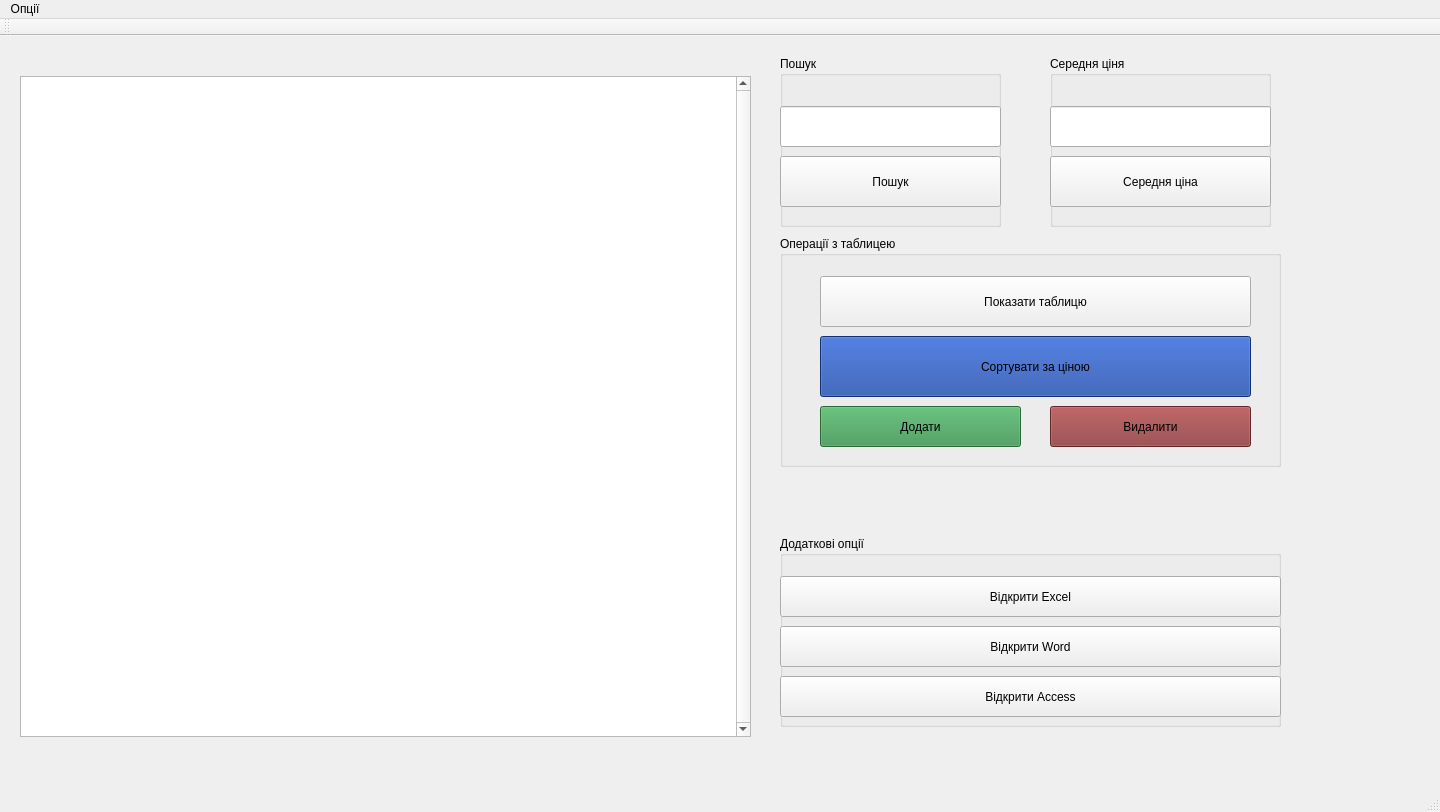
<?xml version="1.0" encoding="UTF-8"?>
<ui version="4.0">
 <class>MainWindow</class>
 <widget class="QMainWindow" name="MainWindow">
  <property name="geometry">
   <rect>
    <x>0</x>
    <y>0</y>
    <width>1440</width>
    <height>812</height>
   </rect>
  </property>
  <property name="windowTitle">
   <string>MainWindow</string>
  </property>
  <widget class="QWidget" name="centralwidget">
   <widget class="QGroupBox" name="Average_2">
    <property name="geometry">
     <rect>
      <x>1050</x>
      <y>20</y>
      <width>221</width>
      <height>171</height>
     </rect>
    </property>
    <property name="title">
     <string>Середня ціня</string>
    </property>
    <widget class="QLineEdit" name="lineEdit">
     <property name="geometry">
      <rect>
       <x>0</x>
       <y>50</y>
       <width>221</width>
       <height>41</height>
      </rect>
     </property>
     <property name="readOnly">
      <bool>true</bool>
     </property>
    </widget>
    <widget class="QPushButton" name="Average">
     <property name="geometry">
      <rect>
       <x>0</x>
       <y>100</y>
       <width>221</width>
       <height>51</height>
      </rect>
     </property>
     <property name="text">
      <string>Середня ціна</string>
     </property>
    </widget>
   </widget>
   <widget class="QGroupBox" name="groupBox_2">
    <property name="geometry">
     <rect>
      <x>780</x>
      <y>500</y>
      <width>501</width>
      <height>191</height>
     </rect>
    </property>
    <property name="title">
     <string>Додаткові опції</string>
    </property>
    <widget class="QPushButton" name="OpenExcel">
     <property name="geometry">
      <rect>
       <x>0</x>
       <y>40</y>
       <width>501</width>
       <height>41</height>
      </rect>
     </property>
     <property name="text">
      <string>Відкрити Excel</string>
     </property>
    </widget>
    <widget class="QPushButton" name="OpenWord">
     <property name="geometry">
      <rect>
       <x>0</x>
       <y>90</y>
       <width>501</width>
       <height>41</height>
      </rect>
     </property>
     <property name="text">
      <string>Відкрити Word</string>
     </property>
    </widget>
    <widget class="QPushButton" name="OpenAccess">
     <property name="geometry">
      <rect>
       <x>0</x>
       <y>140</y>
       <width>501</width>
       <height>41</height>
      </rect>
     </property>
     <property name="text">
      <string>Відкрити Access</string>
     </property>
    </widget>
   </widget>
   <widget class="QTableView" name="tableView">
    <property name="geometry">
     <rect>
      <x>20</x>
      <y>40</y>
      <width>731</width>
      <height>661</height>
     </rect>
    </property>
    <property name="contextMenuPolicy">
     <enum>Qt::DefaultContextMenu</enum>
    </property>
    <property name="verticalScrollBarPolicy">
     <enum>Qt::ScrollBarAlwaysOn</enum>
    </property>
    <property name="sortingEnabled">
     <bool>false</bool>
    </property>
   </widget>
   <widget class="QGroupBox" name="Operations">
    <property name="geometry">
     <rect>
      <x>780</x>
      <y>200</y>
      <width>501</width>
      <height>231</height>
     </rect>
    </property>
    <property name="title">
     <string>Операції з таблицею</string>
    </property>
    <widget class="QPushButton" name="Add">
     <property name="geometry">
      <rect>
       <x>40</x>
       <y>170</y>
       <width>201</width>
       <height>41</height>
      </rect>
     </property>
     <property name="palette">
      <palette>
       <active>
        <colorrole role="WindowText">
         <brush brushstyle="SolidPattern">
          <color alpha="255">
           <red>0</red>
           <green>0</green>
           <blue>0</blue>
          </color>
         </brush>
        </colorrole>
        <colorrole role="Button">
         <brush brushstyle="SolidPattern">
          <color alpha="255">
           <red>57</red>
           <green>147</green>
           <blue>78</blue>
          </color>
         </brush>
        </colorrole>
        <colorrole role="Light">
         <brush brushstyle="SolidPattern">
          <color alpha="255">
           <red>86</red>
           <green>220</green>
           <blue>117</blue>
          </color>
         </brush>
        </colorrole>
        <colorrole role="Midlight">
         <brush brushstyle="SolidPattern">
          <color alpha="255">
           <red>71</red>
           <green>183</green>
           <blue>97</blue>
          </color>
         </brush>
        </colorrole>
        <colorrole role="Dark">
         <brush brushstyle="SolidPattern">
          <color alpha="255">
           <red>28</red>
           <green>73</green>
           <blue>39</blue>
          </color>
         </brush>
        </colorrole>
        <colorrole role="Mid">
         <brush brushstyle="SolidPattern">
          <color alpha="255">
           <red>38</red>
           <green>98</green>
           <blue>52</blue>
          </color>
         </brush>
        </colorrole>
        <colorrole role="Text">
         <brush brushstyle="SolidPattern">
          <color alpha="255">
           <red>0</red>
           <green>0</green>
           <blue>0</blue>
          </color>
         </brush>
        </colorrole>
        <colorrole role="BrightText">
         <brush brushstyle="SolidPattern">
          <color alpha="255">
           <red>255</red>
           <green>255</green>
           <blue>255</blue>
          </color>
         </brush>
        </colorrole>
        <colorrole role="ButtonText">
         <brush brushstyle="SolidPattern">
          <color alpha="255">
           <red>0</red>
           <green>0</green>
           <blue>0</blue>
          </color>
         </brush>
        </colorrole>
        <colorrole role="Base">
         <brush brushstyle="SolidPattern">
          <color alpha="255">
           <red>255</red>
           <green>255</green>
           <blue>255</blue>
          </color>
         </brush>
        </colorrole>
        <colorrole role="Window">
         <brush brushstyle="SolidPattern">
          <color alpha="255">
           <red>57</red>
           <green>147</green>
           <blue>78</blue>
          </color>
         </brush>
        </colorrole>
        <colorrole role="Shadow">
         <brush brushstyle="SolidPattern">
          <color alpha="255">
           <red>0</red>
           <green>0</green>
           <blue>0</blue>
          </color>
         </brush>
        </colorrole>
        <colorrole role="AlternateBase">
         <brush brushstyle="SolidPattern">
          <color alpha="255">
           <red>156</red>
           <green>201</green>
           <blue>166</blue>
          </color>
         </brush>
        </colorrole>
        <colorrole role="ToolTipBase">
         <brush brushstyle="SolidPattern">
          <color alpha="255">
           <red>255</red>
           <green>255</green>
           <blue>220</blue>
          </color>
         </brush>
        </colorrole>
        <colorrole role="ToolTipText">
         <brush brushstyle="SolidPattern">
          <color alpha="255">
           <red>0</red>
           <green>0</green>
           <blue>0</blue>
          </color>
         </brush>
        </colorrole>
        <colorrole role="PlaceholderText">
         <brush brushstyle="SolidPattern">
          <color alpha="127">
           <red>0</red>
           <green>0</green>
           <blue>0</blue>
          </color>
         </brush>
        </colorrole>
        <colorrole role="Accent">
         <brush brushstyle="SolidPattern">
          <color alpha="255">
           <red>255</red>
           <green>255</green>
           <blue>255</blue>
          </color>
         </brush>
        </colorrole>
       </active>
       <inactive>
        <colorrole role="WindowText">
         <brush brushstyle="SolidPattern">
          <color alpha="255">
           <red>0</red>
           <green>0</green>
           <blue>0</blue>
          </color>
         </brush>
        </colorrole>
        <colorrole role="Button">
         <brush brushstyle="SolidPattern">
          <color alpha="255">
           <red>57</red>
           <green>147</green>
           <blue>78</blue>
          </color>
         </brush>
        </colorrole>
        <colorrole role="Light">
         <brush brushstyle="SolidPattern">
          <color alpha="255">
           <red>86</red>
           <green>220</green>
           <blue>117</blue>
          </color>
         </brush>
        </colorrole>
        <colorrole role="Midlight">
         <brush brushstyle="SolidPattern">
          <color alpha="255">
           <red>71</red>
           <green>183</green>
           <blue>97</blue>
          </color>
         </brush>
        </colorrole>
        <colorrole role="Dark">
         <brush brushstyle="SolidPattern">
          <color alpha="255">
           <red>28</red>
           <green>73</green>
           <blue>39</blue>
          </color>
         </brush>
        </colorrole>
        <colorrole role="Mid">
         <brush brushstyle="SolidPattern">
          <color alpha="255">
           <red>38</red>
           <green>98</green>
           <blue>52</blue>
          </color>
         </brush>
        </colorrole>
        <colorrole role="Text">
         <brush brushstyle="SolidPattern">
          <color alpha="255">
           <red>0</red>
           <green>0</green>
           <blue>0</blue>
          </color>
         </brush>
        </colorrole>
        <colorrole role="BrightText">
         <brush brushstyle="SolidPattern">
          <color alpha="255">
           <red>255</red>
           <green>255</green>
           <blue>255</blue>
          </color>
         </brush>
        </colorrole>
        <colorrole role="ButtonText">
         <brush brushstyle="SolidPattern">
          <color alpha="255">
           <red>0</red>
           <green>0</green>
           <blue>0</blue>
          </color>
         </brush>
        </colorrole>
        <colorrole role="Base">
         <brush brushstyle="SolidPattern">
          <color alpha="255">
           <red>255</red>
           <green>255</green>
           <blue>255</blue>
          </color>
         </brush>
        </colorrole>
        <colorrole role="Window">
         <brush brushstyle="SolidPattern">
          <color alpha="255">
           <red>57</red>
           <green>147</green>
           <blue>78</blue>
          </color>
         </brush>
        </colorrole>
        <colorrole role="Shadow">
         <brush brushstyle="SolidPattern">
          <color alpha="255">
           <red>0</red>
           <green>0</green>
           <blue>0</blue>
          </color>
         </brush>
        </colorrole>
        <colorrole role="AlternateBase">
         <brush brushstyle="SolidPattern">
          <color alpha="255">
           <red>156</red>
           <green>201</green>
           <blue>166</blue>
          </color>
         </brush>
        </colorrole>
        <colorrole role="ToolTipBase">
         <brush brushstyle="SolidPattern">
          <color alpha="255">
           <red>255</red>
           <green>255</green>
           <blue>220</blue>
          </color>
         </brush>
        </colorrole>
        <colorrole role="ToolTipText">
         <brush brushstyle="SolidPattern">
          <color alpha="255">
           <red>0</red>
           <green>0</green>
           <blue>0</blue>
          </color>
         </brush>
        </colorrole>
        <colorrole role="PlaceholderText">
         <brush brushstyle="SolidPattern">
          <color alpha="127">
           <red>0</red>
           <green>0</green>
           <blue>0</blue>
          </color>
         </brush>
        </colorrole>
        <colorrole role="Accent">
         <brush brushstyle="SolidPattern">
          <color alpha="255">
           <red>255</red>
           <green>255</green>
           <blue>255</blue>
          </color>
         </brush>
        </colorrole>
       </inactive>
       <disabled>
        <colorrole role="WindowText">
         <brush brushstyle="SolidPattern">
          <color alpha="255">
           <red>28</red>
           <green>73</green>
           <blue>39</blue>
          </color>
         </brush>
        </colorrole>
        <colorrole role="Button">
         <brush brushstyle="SolidPattern">
          <color alpha="255">
           <red>57</red>
           <green>147</green>
           <blue>78</blue>
          </color>
         </brush>
        </colorrole>
        <colorrole role="Light">
         <brush brushstyle="SolidPattern">
          <color alpha="255">
           <red>86</red>
           <green>220</green>
           <blue>117</blue>
          </color>
         </brush>
        </colorrole>
        <colorrole role="Midlight">
         <brush brushstyle="SolidPattern">
          <color alpha="255">
           <red>71</red>
           <green>183</green>
           <blue>97</blue>
          </color>
         </brush>
        </colorrole>
        <colorrole role="Dark">
         <brush brushstyle="SolidPattern">
          <color alpha="255">
           <red>28</red>
           <green>73</green>
           <blue>39</blue>
          </color>
         </brush>
        </colorrole>
        <colorrole role="Mid">
         <brush brushstyle="SolidPattern">
          <color alpha="255">
           <red>38</red>
           <green>98</green>
           <blue>52</blue>
          </color>
         </brush>
        </colorrole>
        <colorrole role="Text">
         <brush brushstyle="SolidPattern">
          <color alpha="255">
           <red>28</red>
           <green>73</green>
           <blue>39</blue>
          </color>
         </brush>
        </colorrole>
        <colorrole role="BrightText">
         <brush brushstyle="SolidPattern">
          <color alpha="255">
           <red>255</red>
           <green>255</green>
           <blue>255</blue>
          </color>
         </brush>
        </colorrole>
        <colorrole role="ButtonText">
         <brush brushstyle="SolidPattern">
          <color alpha="255">
           <red>28</red>
           <green>73</green>
           <blue>39</blue>
          </color>
         </brush>
        </colorrole>
        <colorrole role="Base">
         <brush brushstyle="SolidPattern">
          <color alpha="255">
           <red>57</red>
           <green>147</green>
           <blue>78</blue>
          </color>
         </brush>
        </colorrole>
        <colorrole role="Window">
         <brush brushstyle="SolidPattern">
          <color alpha="255">
           <red>57</red>
           <green>147</green>
           <blue>78</blue>
          </color>
         </brush>
        </colorrole>
        <colorrole role="Shadow">
         <brush brushstyle="SolidPattern">
          <color alpha="255">
           <red>0</red>
           <green>0</green>
           <blue>0</blue>
          </color>
         </brush>
        </colorrole>
        <colorrole role="AlternateBase">
         <brush brushstyle="SolidPattern">
          <color alpha="255">
           <red>57</red>
           <green>147</green>
           <blue>78</blue>
          </color>
         </brush>
        </colorrole>
        <colorrole role="ToolTipBase">
         <brush brushstyle="SolidPattern">
          <color alpha="255">
           <red>255</red>
           <green>255</green>
           <blue>220</blue>
          </color>
         </brush>
        </colorrole>
        <colorrole role="ToolTipText">
         <brush brushstyle="SolidPattern">
          <color alpha="255">
           <red>0</red>
           <green>0</green>
           <blue>0</blue>
          </color>
         </brush>
        </colorrole>
        <colorrole role="PlaceholderText">
         <brush brushstyle="SolidPattern">
          <color alpha="127">
           <red>28</red>
           <green>73</green>
           <blue>39</blue>
          </color>
         </brush>
        </colorrole>
        <colorrole role="Accent">
         <brush brushstyle="SolidPattern">
          <color alpha="255">
           <red>74</red>
           <green>191</green>
           <blue>101</blue>
          </color>
         </brush>
        </colorrole>
       </disabled>
      </palette>
     </property>
     <property name="text">
      <string>Додати</string>
     </property>
    </widget>
    <widget class="QPushButton" name="Delete">
     <property name="geometry">
      <rect>
       <x>270</x>
       <y>170</y>
       <width>201</width>
       <height>41</height>
      </rect>
     </property>
     <property name="palette">
      <palette>
       <active>
        <colorrole role="WindowText">
         <brush brushstyle="SolidPattern">
          <color alpha="255">
           <red>0</red>
           <green>0</green>
           <blue>0</blue>
          </color>
         </brush>
        </colorrole>
        <colorrole role="Button">
         <brush brushstyle="SolidPattern">
          <color alpha="255">
           <red>139</red>
           <green>54</green>
           <blue>55</blue>
          </color>
         </brush>
        </colorrole>
        <colorrole role="Light">
         <brush brushstyle="SolidPattern">
          <color alpha="255">
           <red>208</red>
           <green>81</green>
           <blue>83</blue>
          </color>
         </brush>
        </colorrole>
        <colorrole role="Midlight">
         <brush brushstyle="SolidPattern">
          <color alpha="255">
           <red>173</red>
           <green>67</green>
           <blue>69</blue>
          </color>
         </brush>
        </colorrole>
        <colorrole role="Dark">
         <brush brushstyle="SolidPattern">
          <color alpha="255">
           <red>69</red>
           <green>27</green>
           <blue>28</blue>
          </color>
         </brush>
        </colorrole>
        <colorrole role="Mid">
         <brush brushstyle="SolidPattern">
          <color alpha="255">
           <red>93</red>
           <green>36</green>
           <blue>37</blue>
          </color>
         </brush>
        </colorrole>
        <colorrole role="Text">
         <brush brushstyle="SolidPattern">
          <color alpha="255">
           <red>0</red>
           <green>0</green>
           <blue>0</blue>
          </color>
         </brush>
        </colorrole>
        <colorrole role="BrightText">
         <brush brushstyle="SolidPattern">
          <color alpha="255">
           <red>255</red>
           <green>255</green>
           <blue>255</blue>
          </color>
         </brush>
        </colorrole>
        <colorrole role="ButtonText">
         <brush brushstyle="SolidPattern">
          <color alpha="255">
           <red>0</red>
           <green>0</green>
           <blue>0</blue>
          </color>
         </brush>
        </colorrole>
        <colorrole role="Base">
         <brush brushstyle="SolidPattern">
          <color alpha="255">
           <red>255</red>
           <green>255</green>
           <blue>255</blue>
          </color>
         </brush>
        </colorrole>
        <colorrole role="Window">
         <brush brushstyle="SolidPattern">
          <color alpha="255">
           <red>139</red>
           <green>54</green>
           <blue>55</blue>
          </color>
         </brush>
        </colorrole>
        <colorrole role="Shadow">
         <brush brushstyle="SolidPattern">
          <color alpha="255">
           <red>0</red>
           <green>0</green>
           <blue>0</blue>
          </color>
         </brush>
        </colorrole>
        <colorrole role="AlternateBase">
         <brush brushstyle="SolidPattern">
          <color alpha="255">
           <red>197</red>
           <green>154</green>
           <blue>155</blue>
          </color>
         </brush>
        </colorrole>
        <colorrole role="ToolTipBase">
         <brush brushstyle="SolidPattern">
          <color alpha="255">
           <red>255</red>
           <green>255</green>
           <blue>220</blue>
          </color>
         </brush>
        </colorrole>
        <colorrole role="ToolTipText">
         <brush brushstyle="SolidPattern">
          <color alpha="255">
           <red>0</red>
           <green>0</green>
           <blue>0</blue>
          </color>
         </brush>
        </colorrole>
        <colorrole role="PlaceholderText">
         <brush brushstyle="SolidPattern">
          <color alpha="127">
           <red>0</red>
           <green>0</green>
           <blue>0</blue>
          </color>
         </brush>
        </colorrole>
        <colorrole role="Accent">
         <brush brushstyle="SolidPattern">
          <color alpha="255">
           <red>255</red>
           <green>255</green>
           <blue>255</blue>
          </color>
         </brush>
        </colorrole>
       </active>
       <inactive>
        <colorrole role="WindowText">
         <brush brushstyle="SolidPattern">
          <color alpha="255">
           <red>0</red>
           <green>0</green>
           <blue>0</blue>
          </color>
         </brush>
        </colorrole>
        <colorrole role="Button">
         <brush brushstyle="SolidPattern">
          <color alpha="255">
           <red>139</red>
           <green>54</green>
           <blue>55</blue>
          </color>
         </brush>
        </colorrole>
        <colorrole role="Light">
         <brush brushstyle="SolidPattern">
          <color alpha="255">
           <red>208</red>
           <green>81</green>
           <blue>83</blue>
          </color>
         </brush>
        </colorrole>
        <colorrole role="Midlight">
         <brush brushstyle="SolidPattern">
          <color alpha="255">
           <red>173</red>
           <green>67</green>
           <blue>69</blue>
          </color>
         </brush>
        </colorrole>
        <colorrole role="Dark">
         <brush brushstyle="SolidPattern">
          <color alpha="255">
           <red>69</red>
           <green>27</green>
           <blue>28</blue>
          </color>
         </brush>
        </colorrole>
        <colorrole role="Mid">
         <brush brushstyle="SolidPattern">
          <color alpha="255">
           <red>93</red>
           <green>36</green>
           <blue>37</blue>
          </color>
         </brush>
        </colorrole>
        <colorrole role="Text">
         <brush brushstyle="SolidPattern">
          <color alpha="255">
           <red>0</red>
           <green>0</green>
           <blue>0</blue>
          </color>
         </brush>
        </colorrole>
        <colorrole role="BrightText">
         <brush brushstyle="SolidPattern">
          <color alpha="255">
           <red>255</red>
           <green>255</green>
           <blue>255</blue>
          </color>
         </brush>
        </colorrole>
        <colorrole role="ButtonText">
         <brush brushstyle="SolidPattern">
          <color alpha="255">
           <red>0</red>
           <green>0</green>
           <blue>0</blue>
          </color>
         </brush>
        </colorrole>
        <colorrole role="Base">
         <brush brushstyle="SolidPattern">
          <color alpha="255">
           <red>255</red>
           <green>255</green>
           <blue>255</blue>
          </color>
         </brush>
        </colorrole>
        <colorrole role="Window">
         <brush brushstyle="SolidPattern">
          <color alpha="255">
           <red>139</red>
           <green>54</green>
           <blue>55</blue>
          </color>
         </brush>
        </colorrole>
        <colorrole role="Shadow">
         <brush brushstyle="SolidPattern">
          <color alpha="255">
           <red>0</red>
           <green>0</green>
           <blue>0</blue>
          </color>
         </brush>
        </colorrole>
        <colorrole role="AlternateBase">
         <brush brushstyle="SolidPattern">
          <color alpha="255">
           <red>197</red>
           <green>154</green>
           <blue>155</blue>
          </color>
         </brush>
        </colorrole>
        <colorrole role="ToolTipBase">
         <brush brushstyle="SolidPattern">
          <color alpha="255">
           <red>255</red>
           <green>255</green>
           <blue>220</blue>
          </color>
         </brush>
        </colorrole>
        <colorrole role="ToolTipText">
         <brush brushstyle="SolidPattern">
          <color alpha="255">
           <red>0</red>
           <green>0</green>
           <blue>0</blue>
          </color>
         </brush>
        </colorrole>
        <colorrole role="PlaceholderText">
         <brush brushstyle="SolidPattern">
          <color alpha="127">
           <red>0</red>
           <green>0</green>
           <blue>0</blue>
          </color>
         </brush>
        </colorrole>
        <colorrole role="Accent">
         <brush brushstyle="SolidPattern">
          <color alpha="255">
           <red>255</red>
           <green>255</green>
           <blue>255</blue>
          </color>
         </brush>
        </colorrole>
       </inactive>
       <disabled>
        <colorrole role="WindowText">
         <brush brushstyle="SolidPattern">
          <color alpha="255">
           <red>69</red>
           <green>27</green>
           <blue>28</blue>
          </color>
         </brush>
        </colorrole>
        <colorrole role="Button">
         <brush brushstyle="SolidPattern">
          <color alpha="255">
           <red>139</red>
           <green>54</green>
           <blue>55</blue>
          </color>
         </brush>
        </colorrole>
        <colorrole role="Light">
         <brush brushstyle="SolidPattern">
          <color alpha="255">
           <red>208</red>
           <green>81</green>
           <blue>83</blue>
          </color>
         </brush>
        </colorrole>
        <colorrole role="Midlight">
         <brush brushstyle="SolidPattern">
          <color alpha="255">
           <red>173</red>
           <green>67</green>
           <blue>69</blue>
          </color>
         </brush>
        </colorrole>
        <colorrole role="Dark">
         <brush brushstyle="SolidPattern">
          <color alpha="255">
           <red>69</red>
           <green>27</green>
           <blue>28</blue>
          </color>
         </brush>
        </colorrole>
        <colorrole role="Mid">
         <brush brushstyle="SolidPattern">
          <color alpha="255">
           <red>93</red>
           <green>36</green>
           <blue>37</blue>
          </color>
         </brush>
        </colorrole>
        <colorrole role="Text">
         <brush brushstyle="SolidPattern">
          <color alpha="255">
           <red>69</red>
           <green>27</green>
           <blue>28</blue>
          </color>
         </brush>
        </colorrole>
        <colorrole role="BrightText">
         <brush brushstyle="SolidPattern">
          <color alpha="255">
           <red>255</red>
           <green>255</green>
           <blue>255</blue>
          </color>
         </brush>
        </colorrole>
        <colorrole role="ButtonText">
         <brush brushstyle="SolidPattern">
          <color alpha="255">
           <red>69</red>
           <green>27</green>
           <blue>28</blue>
          </color>
         </brush>
        </colorrole>
        <colorrole role="Base">
         <brush brushstyle="SolidPattern">
          <color alpha="255">
           <red>139</red>
           <green>54</green>
           <blue>55</blue>
          </color>
         </brush>
        </colorrole>
        <colorrole role="Window">
         <brush brushstyle="SolidPattern">
          <color alpha="255">
           <red>139</red>
           <green>54</green>
           <blue>55</blue>
          </color>
         </brush>
        </colorrole>
        <colorrole role="Shadow">
         <brush brushstyle="SolidPattern">
          <color alpha="255">
           <red>0</red>
           <green>0</green>
           <blue>0</blue>
          </color>
         </brush>
        </colorrole>
        <colorrole role="AlternateBase">
         <brush brushstyle="SolidPattern">
          <color alpha="255">
           <red>139</red>
           <green>54</green>
           <blue>55</blue>
          </color>
         </brush>
        </colorrole>
        <colorrole role="ToolTipBase">
         <brush brushstyle="SolidPattern">
          <color alpha="255">
           <red>255</red>
           <green>255</green>
           <blue>220</blue>
          </color>
         </brush>
        </colorrole>
        <colorrole role="ToolTipText">
         <brush brushstyle="SolidPattern">
          <color alpha="255">
           <red>0</red>
           <green>0</green>
           <blue>0</blue>
          </color>
         </brush>
        </colorrole>
        <colorrole role="PlaceholderText">
         <brush brushstyle="SolidPattern">
          <color alpha="127">
           <red>69</red>
           <green>27</green>
           <blue>28</blue>
          </color>
         </brush>
        </colorrole>
        <colorrole role="Accent">
         <brush brushstyle="SolidPattern">
          <color alpha="255">
           <red>181</red>
           <green>70</green>
           <blue>72</blue>
          </color>
         </brush>
        </colorrole>
       </disabled>
      </palette>
     </property>
     <property name="text">
      <string>Видалити</string>
     </property>
    </widget>
    <widget class="QPushButton" name="Download">
     <property name="geometry">
      <rect>
       <x>40</x>
       <y>40</y>
       <width>431</width>
       <height>51</height>
      </rect>
     </property>
     <property name="text">
      <string>Показати таблицю</string>
     </property>
    </widget>
    <widget class="QPushButton" name="Sort">
     <property name="geometry">
      <rect>
       <x>40</x>
       <y>100</y>
       <width>431</width>
       <height>61</height>
      </rect>
     </property>
     <property name="palette">
      <palette>
       <active>
        <colorrole role="WindowText">
         <brush brushstyle="SolidPattern">
          <color alpha="255">
           <red>0</red>
           <green>0</green>
           <blue>0</blue>
          </color>
         </brush>
        </colorrole>
        <colorrole role="Button">
         <brush brushstyle="SolidPattern">
          <color alpha="255">
           <red>26</red>
           <green>67</green>
           <blue>162</blue>
          </color>
         </brush>
        </colorrole>
        <colorrole role="Light">
         <brush brushstyle="SolidPattern">
          <color alpha="255">
           <red>39</red>
           <green>101</green>
           <blue>243</blue>
          </color>
         </brush>
        </colorrole>
        <colorrole role="Midlight">
         <brush brushstyle="SolidPattern">
          <color alpha="255">
           <red>32</red>
           <green>84</green>
           <blue>202</blue>
          </color>
         </brush>
        </colorrole>
        <colorrole role="Dark">
         <brush brushstyle="SolidPattern">
          <color alpha="255">
           <red>13</red>
           <green>34</green>
           <blue>81</blue>
          </color>
         </brush>
        </colorrole>
        <colorrole role="Mid">
         <brush brushstyle="SolidPattern">
          <color alpha="255">
           <red>17</red>
           <green>45</green>
           <blue>108</blue>
          </color>
         </brush>
        </colorrole>
        <colorrole role="Text">
         <brush brushstyle="SolidPattern">
          <color alpha="255">
           <red>0</red>
           <green>0</green>
           <blue>0</blue>
          </color>
         </brush>
        </colorrole>
        <colorrole role="BrightText">
         <brush brushstyle="SolidPattern">
          <color alpha="255">
           <red>255</red>
           <green>255</green>
           <blue>255</blue>
          </color>
         </brush>
        </colorrole>
        <colorrole role="ButtonText">
         <brush brushstyle="SolidPattern">
          <color alpha="255">
           <red>0</red>
           <green>0</green>
           <blue>0</blue>
          </color>
         </brush>
        </colorrole>
        <colorrole role="Base">
         <brush brushstyle="SolidPattern">
          <color alpha="255">
           <red>255</red>
           <green>255</green>
           <blue>255</blue>
          </color>
         </brush>
        </colorrole>
        <colorrole role="Window">
         <brush brushstyle="SolidPattern">
          <color alpha="255">
           <red>26</red>
           <green>67</green>
           <blue>162</blue>
          </color>
         </brush>
        </colorrole>
        <colorrole role="Shadow">
         <brush brushstyle="SolidPattern">
          <color alpha="255">
           <red>0</red>
           <green>0</green>
           <blue>0</blue>
          </color>
         </brush>
        </colorrole>
        <colorrole role="AlternateBase">
         <brush brushstyle="SolidPattern">
          <color alpha="255">
           <red>140</red>
           <green>161</green>
           <blue>208</blue>
          </color>
         </brush>
        </colorrole>
        <colorrole role="ToolTipBase">
         <brush brushstyle="SolidPattern">
          <color alpha="255">
           <red>255</red>
           <green>255</green>
           <blue>220</blue>
          </color>
         </brush>
        </colorrole>
        <colorrole role="ToolTipText">
         <brush brushstyle="SolidPattern">
          <color alpha="255">
           <red>0</red>
           <green>0</green>
           <blue>0</blue>
          </color>
         </brush>
        </colorrole>
        <colorrole role="PlaceholderText">
         <brush brushstyle="SolidPattern">
          <color alpha="127">
           <red>0</red>
           <green>0</green>
           <blue>0</blue>
          </color>
         </brush>
        </colorrole>
        <colorrole role="Accent">
         <brush brushstyle="SolidPattern">
          <color alpha="255">
           <red>255</red>
           <green>255</green>
           <blue>255</blue>
          </color>
         </brush>
        </colorrole>
       </active>
       <inactive>
        <colorrole role="WindowText">
         <brush brushstyle="SolidPattern">
          <color alpha="255">
           <red>0</red>
           <green>0</green>
           <blue>0</blue>
          </color>
         </brush>
        </colorrole>
        <colorrole role="Button">
         <brush brushstyle="SolidPattern">
          <color alpha="255">
           <red>26</red>
           <green>67</green>
           <blue>162</blue>
          </color>
         </brush>
        </colorrole>
        <colorrole role="Light">
         <brush brushstyle="SolidPattern">
          <color alpha="255">
           <red>39</red>
           <green>101</green>
           <blue>243</blue>
          </color>
         </brush>
        </colorrole>
        <colorrole role="Midlight">
         <brush brushstyle="SolidPattern">
          <color alpha="255">
           <red>32</red>
           <green>84</green>
           <blue>202</blue>
          </color>
         </brush>
        </colorrole>
        <colorrole role="Dark">
         <brush brushstyle="SolidPattern">
          <color alpha="255">
           <red>13</red>
           <green>34</green>
           <blue>81</blue>
          </color>
         </brush>
        </colorrole>
        <colorrole role="Mid">
         <brush brushstyle="SolidPattern">
          <color alpha="255">
           <red>17</red>
           <green>45</green>
           <blue>108</blue>
          </color>
         </brush>
        </colorrole>
        <colorrole role="Text">
         <brush brushstyle="SolidPattern">
          <color alpha="255">
           <red>0</red>
           <green>0</green>
           <blue>0</blue>
          </color>
         </brush>
        </colorrole>
        <colorrole role="BrightText">
         <brush brushstyle="SolidPattern">
          <color alpha="255">
           <red>255</red>
           <green>255</green>
           <blue>255</blue>
          </color>
         </brush>
        </colorrole>
        <colorrole role="ButtonText">
         <brush brushstyle="SolidPattern">
          <color alpha="255">
           <red>0</red>
           <green>0</green>
           <blue>0</blue>
          </color>
         </brush>
        </colorrole>
        <colorrole role="Base">
         <brush brushstyle="SolidPattern">
          <color alpha="255">
           <red>255</red>
           <green>255</green>
           <blue>255</blue>
          </color>
         </brush>
        </colorrole>
        <colorrole role="Window">
         <brush brushstyle="SolidPattern">
          <color alpha="255">
           <red>26</red>
           <green>67</green>
           <blue>162</blue>
          </color>
         </brush>
        </colorrole>
        <colorrole role="Shadow">
         <brush brushstyle="SolidPattern">
          <color alpha="255">
           <red>0</red>
           <green>0</green>
           <blue>0</blue>
          </color>
         </brush>
        </colorrole>
        <colorrole role="AlternateBase">
         <brush brushstyle="SolidPattern">
          <color alpha="255">
           <red>140</red>
           <green>161</green>
           <blue>208</blue>
          </color>
         </brush>
        </colorrole>
        <colorrole role="ToolTipBase">
         <brush brushstyle="SolidPattern">
          <color alpha="255">
           <red>255</red>
           <green>255</green>
           <blue>220</blue>
          </color>
         </brush>
        </colorrole>
        <colorrole role="ToolTipText">
         <brush brushstyle="SolidPattern">
          <color alpha="255">
           <red>0</red>
           <green>0</green>
           <blue>0</blue>
          </color>
         </brush>
        </colorrole>
        <colorrole role="PlaceholderText">
         <brush brushstyle="SolidPattern">
          <color alpha="127">
           <red>0</red>
           <green>0</green>
           <blue>0</blue>
          </color>
         </brush>
        </colorrole>
        <colorrole role="Accent">
         <brush brushstyle="SolidPattern">
          <color alpha="255">
           <red>255</red>
           <green>255</green>
           <blue>255</blue>
          </color>
         </brush>
        </colorrole>
       </inactive>
       <disabled>
        <colorrole role="WindowText">
         <brush brushstyle="SolidPattern">
          <color alpha="255">
           <red>13</red>
           <green>34</green>
           <blue>81</blue>
          </color>
         </brush>
        </colorrole>
        <colorrole role="Button">
         <brush brushstyle="SolidPattern">
          <color alpha="255">
           <red>26</red>
           <green>67</green>
           <blue>162</blue>
          </color>
         </brush>
        </colorrole>
        <colorrole role="Light">
         <brush brushstyle="SolidPattern">
          <color alpha="255">
           <red>39</red>
           <green>101</green>
           <blue>243</blue>
          </color>
         </brush>
        </colorrole>
        <colorrole role="Midlight">
         <brush brushstyle="SolidPattern">
          <color alpha="255">
           <red>32</red>
           <green>84</green>
           <blue>202</blue>
          </color>
         </brush>
        </colorrole>
        <colorrole role="Dark">
         <brush brushstyle="SolidPattern">
          <color alpha="255">
           <red>13</red>
           <green>34</green>
           <blue>81</blue>
          </color>
         </brush>
        </colorrole>
        <colorrole role="Mid">
         <brush brushstyle="SolidPattern">
          <color alpha="255">
           <red>17</red>
           <green>45</green>
           <blue>108</blue>
          </color>
         </brush>
        </colorrole>
        <colorrole role="Text">
         <brush brushstyle="SolidPattern">
          <color alpha="255">
           <red>13</red>
           <green>34</green>
           <blue>81</blue>
          </color>
         </brush>
        </colorrole>
        <colorrole role="BrightText">
         <brush brushstyle="SolidPattern">
          <color alpha="255">
           <red>255</red>
           <green>255</green>
           <blue>255</blue>
          </color>
         </brush>
        </colorrole>
        <colorrole role="ButtonText">
         <brush brushstyle="SolidPattern">
          <color alpha="255">
           <red>13</red>
           <green>34</green>
           <blue>81</blue>
          </color>
         </brush>
        </colorrole>
        <colorrole role="Base">
         <brush brushstyle="SolidPattern">
          <color alpha="255">
           <red>26</red>
           <green>67</green>
           <blue>162</blue>
          </color>
         </brush>
        </colorrole>
        <colorrole role="Window">
         <brush brushstyle="SolidPattern">
          <color alpha="255">
           <red>26</red>
           <green>67</green>
           <blue>162</blue>
          </color>
         </brush>
        </colorrole>
        <colorrole role="Shadow">
         <brush brushstyle="SolidPattern">
          <color alpha="255">
           <red>0</red>
           <green>0</green>
           <blue>0</blue>
          </color>
         </brush>
        </colorrole>
        <colorrole role="AlternateBase">
         <brush brushstyle="SolidPattern">
          <color alpha="255">
           <red>26</red>
           <green>67</green>
           <blue>162</blue>
          </color>
         </brush>
        </colorrole>
        <colorrole role="ToolTipBase">
         <brush brushstyle="SolidPattern">
          <color alpha="255">
           <red>255</red>
           <green>255</green>
           <blue>220</blue>
          </color>
         </brush>
        </colorrole>
        <colorrole role="ToolTipText">
         <brush brushstyle="SolidPattern">
          <color alpha="255">
           <red>0</red>
           <green>0</green>
           <blue>0</blue>
          </color>
         </brush>
        </colorrole>
        <colorrole role="PlaceholderText">
         <brush brushstyle="SolidPattern">
          <color alpha="127">
           <red>13</red>
           <green>34</green>
           <blue>81</blue>
          </color>
         </brush>
        </colorrole>
        <colorrole role="Accent">
         <brush brushstyle="SolidPattern">
          <color alpha="255">
           <red>34</red>
           <green>87</green>
           <blue>211</blue>
          </color>
         </brush>
        </colorrole>
       </disabled>
      </palette>
     </property>
     <property name="text">
      <string>Сортувати за ціною</string>
     </property>
    </widget>
   </widget>
   <widget class="QGroupBox" name="groupBox">
    <property name="geometry">
     <rect>
      <x>780</x>
      <y>20</y>
      <width>221</width>
      <height>171</height>
     </rect>
    </property>
    <property name="title">
     <string>Пошук</string>
    </property>
    <widget class="QLineEdit" name="searchLine">
     <property name="geometry">
      <rect>
       <x>0</x>
       <y>50</y>
       <width>221</width>
       <height>41</height>
      </rect>
     </property>
     <property name="readOnly">
      <bool>false</bool>
     </property>
    </widget>
    <widget class="QPushButton" name="Search">
     <property name="geometry">
      <rect>
       <x>0</x>
       <y>100</y>
       <width>221</width>
       <height>51</height>
      </rect>
     </property>
     <property name="text">
      <string>Пошук</string>
     </property>
    </widget>
   </widget>
  </widget>
  <widget class="QMenuBar" name="menubar">
   <property name="geometry">
    <rect>
     <x>0</x>
     <y>0</y>
     <width>1440</width>
     <height>25</height>
    </rect>
   </property>
   <widget class="QMenu" name="menuoptions">
    <property name="title">
     <string>Опції</string>
    </property>
    <widget class="QMenu" name="menu">
     <property name="title">
      <string>Додаткові опції</string>
     </property>
     <addaction name="action_Excel"/>
     <addaction name="action_Word"/>
     <addaction name="action_Access"/>
    </widget>
    <widget class="QMenu" name="menu_2">
     <property name="title">
      <string>Інформація</string>
     </property>
     <addaction name="actionFullInfo"/>
     <addaction name="actionInform"/>
     <addaction name="actionInfoApp"/>
    </widget>
    <addaction name="separator"/>
    <addaction name="actionSort"/>
    <addaction name="action_2"/>
    <addaction name="actionAverage"/>
    <addaction name="menu"/>
    <addaction name="menu_2"/>
    <addaction name="separator"/>
    <addaction name="separator"/>
    <addaction name="action_4"/>
   </widget>
   <addaction name="menuoptions"/>
  </widget>
  <widget class="QStatusBar" name="statusbar"/>
  <widget class="QToolBar" name="toolBar">
   <property name="windowTitle">
    <string>toolBar</string>
   </property>
   <attribute name="toolBarArea">
    <enum>TopToolBarArea</enum>
   </attribute>
   <attribute name="toolBarBreak">
    <bool>false</bool>
   </attribute>
  </widget>
  <action name="actionSort">
   <property name="text">
    <string>Сортування ціни за зростанням</string>
   </property>
   <property name="shortcut">
    <string>Ctrl+X</string>
   </property>
  </action>
  <action name="actionAverage">
   <property name="text">
    <string>Середня ціна</string>
   </property>
   <property name="shortcut">
    <string>Ctrl+A</string>
   </property>
  </action>
  <action name="action_Excel">
   <property name="text">
    <string>Відкрити Excel</string>
   </property>
  </action>
  <action name="action_Word">
   <property name="text">
    <string>Відкрити Word</string>
   </property>
  </action>
  <action name="action_Access">
   <property name="text">
    <string>Відкрити Access</string>
   </property>
  </action>
  <action name="actionFullInfo">
   <property name="text">
    <string>Повна інформація про розробника</string>
   </property>
   <property name="shortcut">
    <string>Ctrl+I</string>
   </property>
  </action>
  <action name="actionInform">
   <property name="text">
    <string>Інформація про керівника </string>
   </property>
   <property name="shortcut">
    <string>Ctrl+Shift+I</string>
   </property>
  </action>
  <action name="actionInfoApp">
   <property name="text">
    <string>Інформація про додаток</string>
   </property>
   <property name="shortcut">
    <string>Ctrl+Shift+F</string>
   </property>
  </action>
  <action name="action_2">
   <property name="text">
    <string>Сортування ціни за спаданням</string>
   </property>
   <property name="shortcut">
    <string>Ctrl+D</string>
   </property>
  </action>
  <action name="action_4">
   <property name="text">
    <string>Вихід</string>
   </property>
   <property name="shortcut">
    <string>Esc</string>
   </property>
  </action>
 </widget>
 <resources/>
 <connections/>
</ui>
